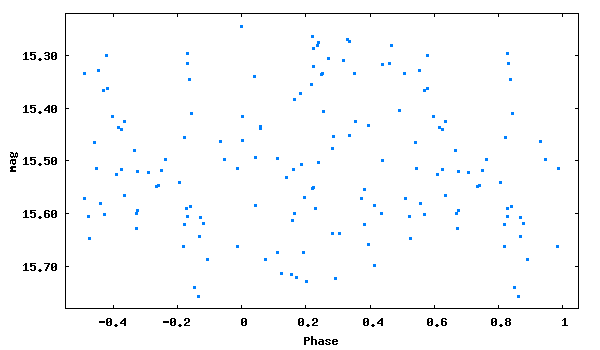

This chart was generated by the following gnuplot code:
set term png size 600,350 medium
set colors classic
set output 'phase_lc_8.png'
set xlabel 'Phase'
set ylabel 'mag'
#set title 'JDmax = 2447477.22500 + 0.1002043 x E'
set format y '%5.2f'
plot [-0.55:1.05][15.78:15.22] "phase_lc_8.dat" linecolor 3 pointtype 5 pointsize 0.3 title ""
